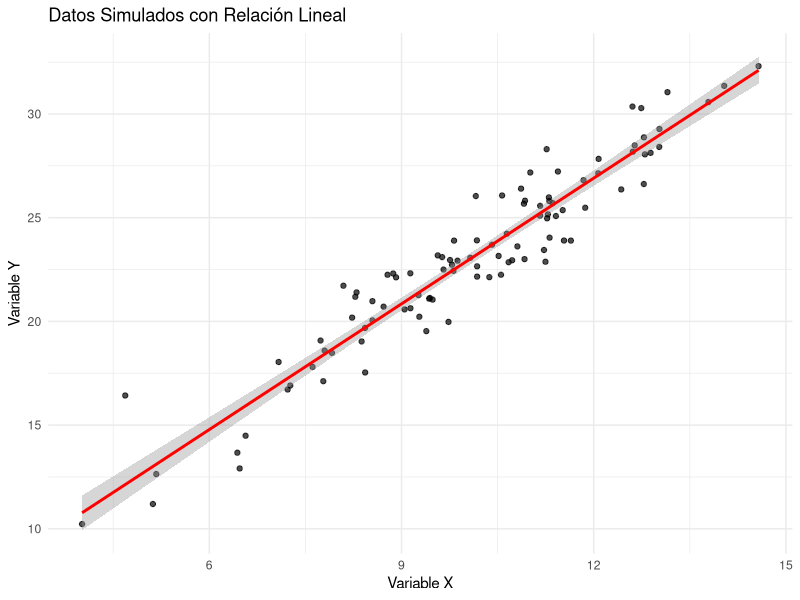
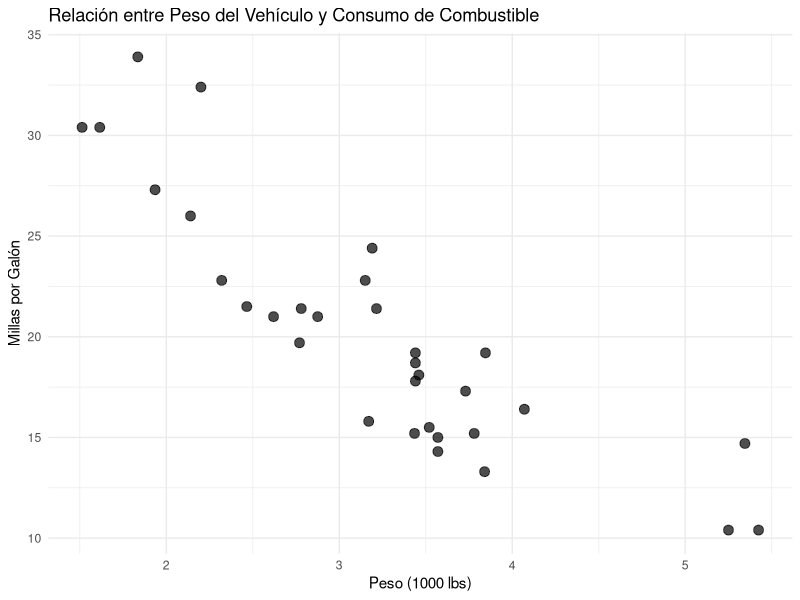
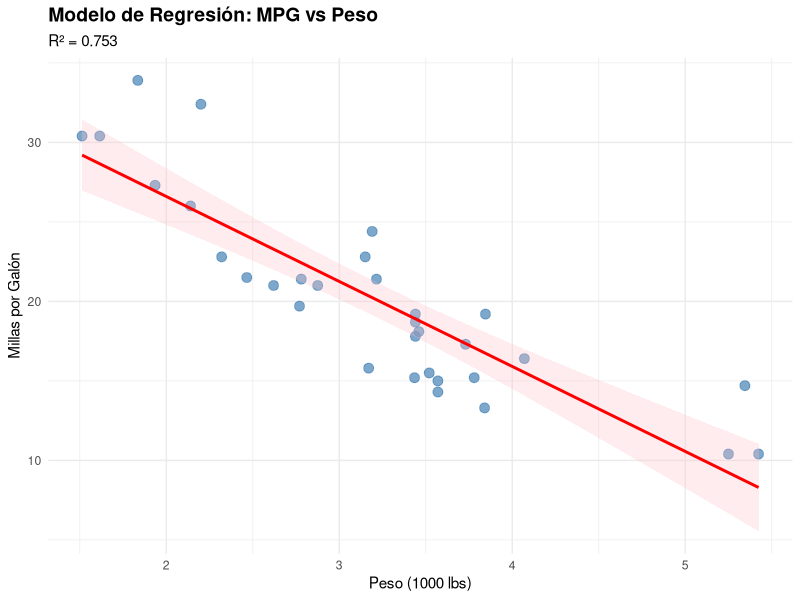
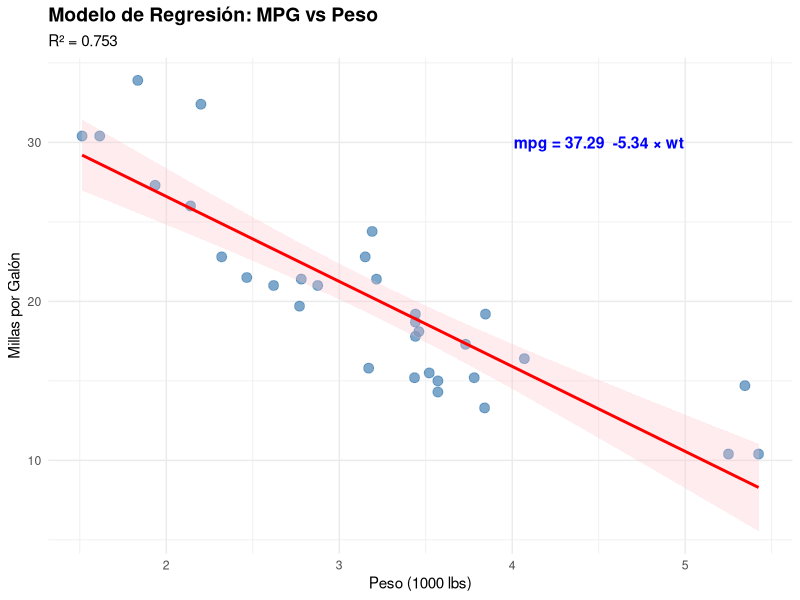
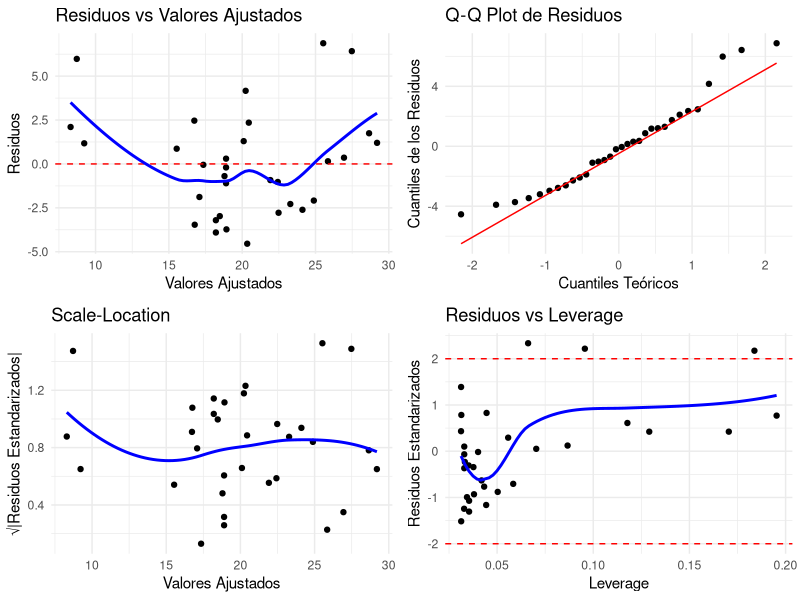
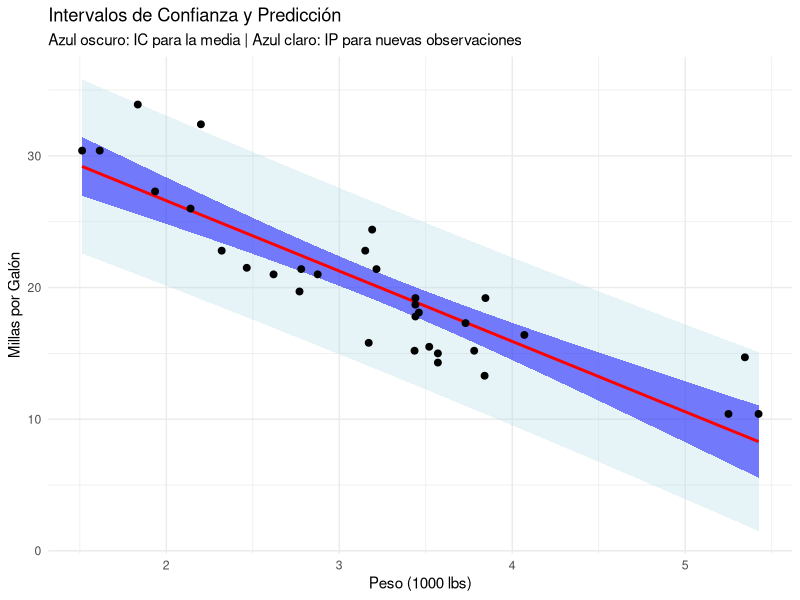
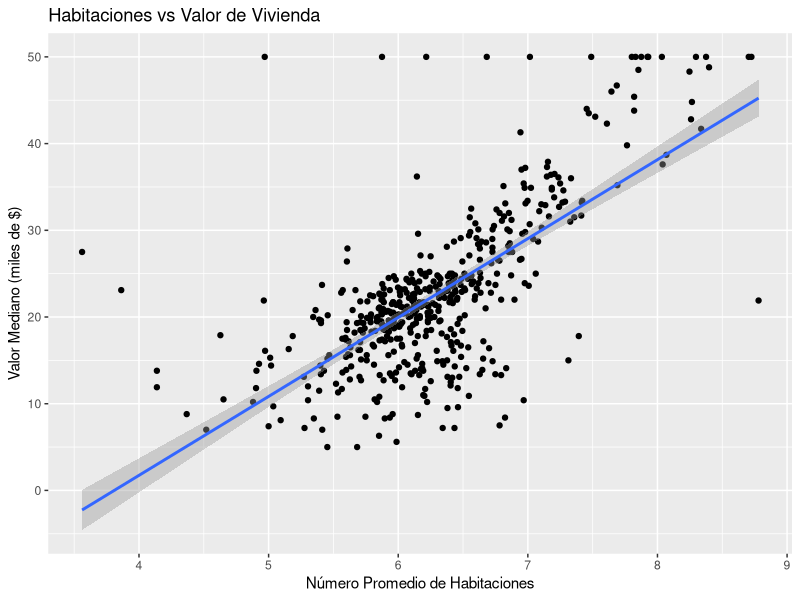

Here is the R script that generated these plots, in order:
## ---- chunk 1
# Cargar librerías necesarias
library(tidyverse)
library(MASS)
library(car)        # Para diagnósticos avanzados
library(broom)      # Para resultados ordenados
library(ggplot2)
library(gridExtra)  # Para múltiples gráficos

set.seed(42)  # Para reproducibilidad
## ---- chunk 2
# Generar datos simulados
n <- 100
x <- rnorm(n, mean = 10, sd = 2)
y <- 3 + 2*x + rnorm(n, mean = 0, sd = 1.5)  # Relación: y = 3 + 2x + error

# Crear dataframe
datos_sim <- data.frame(x = x, y = y)

# Visualizar los datos
ggplot(datos_sim, aes(x = x, y = y)) +
  geom_point(alpha = 0.7) +
  geom_smooth(method = "lm", se = TRUE, color = "red") +
  labs(title = "Datos Simulados con Relación Lineal",
       x = "Variable X", y = "Variable Y") +
  theme_minimal()

# Ajustar el modelo
modelo_sim <- lm(y ~ x, data = datos_sim)

# Resumen del modelo
summary(modelo_sim)
## ---- chunk 3
# Extraer coeficientes
coeficientes <- coef(modelo_sim)
cat("Intercepto (β₀):", round(coeficientes[1], 3), "\n")
cat("Pendiente (β₁):", round(coeficientes[2], 3), "\n")

# Interpretación:
cat("\nInterpretación:\n")
cat("- Cuando X = 0, el valor esperado de Y es", round(coeficientes[1], 3), "\n")
cat("- Por cada unidad que aumenta X, Y aumenta en promedio", round(coeficientes[2], 3), "unidades\n")

# Intervalos de confianza para los coeficientes
conf_int <- confint(modelo_sim)
print(conf_int)

# R-cuadrado
r_squared <- summary(modelo_sim)$r.squared
cat("\nR²:", round(r_squared, 3))
cat("\n", round(r_squared*100, 1), "% de la variabilidad en Y es explicada por X\n")
## ---- chunk 4
# Usar dataset mtcars
data(mtcars)

# Enfocarnos en peso (wt) y millas por galón (mpg)
ggplot(mtcars, aes(x = wt, y = mpg)) +
  geom_point(size = 3, alpha = 0.7) +
  labs(title = "Relación entre Peso del Vehículo y Consumo de Combustible",
       x = "Peso (1000 lbs)",
       y = "Millas por Galón") +
  theme_minimal()

# Correlación
correlation <- cor(mtcars$wt, mtcars$mpg)
cat("Correlación entre peso y MPG:", round(correlation, 3))
## ---- chunk 5
# Ajustar modelo de regresión
modelo_mpg <- lm(mpg ~ wt, data = mtcars)

# Resumen completo
summary(modelo_mpg)

# Usar broom para resultados más ordenados
library(broom)

# Coeficientes con estadísticas
tidy(modelo_mpg)

# Métricas del modelo
glance(modelo_mpg)
## ---- chunk 6
# Extraer elementos clave
coef_summary <- summary(modelo_mpg)$coefficients
r_squared <- summary(modelo_mpg)$r.squared
adj_r_squared <- summary(modelo_mpg)$adj.r.squared
sigma <- summary(modelo_mpg)$sigma

cat("=== ANÁLISIS DEL MODELO ===\n")
cat("Ecuación estimada: mpg =", round(coef_summary[1,1], 2), 
    " + (", round(coef_summary[2,1], 2), ") × wt\n\n")

cat("Intercepto:\n")
cat("  Valor:", round(coef_summary[1,1], 3), "\n")
cat("  Error estándar:", round(coef_summary[1,2], 3), "\n")
cat("  p-valor:", round(coef_summary[1,4], 6), "\n\n")

cat("Pendiente (peso):\n")
cat("  Valor:", round(coef_summary[2,1], 3), "\n")
cat("  Error estándar:", round(coef_summary[2,2], 3), "\n")
cat("  p-valor:", round(coef_summary[2,4], 6), "\n\n")

cat("Bondad de ajuste:\n")
cat("  R²:", round(r_squared, 3), "\n")
cat("  R² ajustado:", round(adj_r_squared, 3), "\n")
cat("  Error estándar residual:", round(sigma, 3), "\n")

# Interpretación práctica
cat("\n=== INTERPRETACIÓN PRÁCTICA ===\n")
cat("Por cada 1000 lbs adicionales de peso, el consumo disminuye en", 
    abs(round(coef_summary[2,1], 2)), "millas por galón\n")
cat("El", round(r_squared*100, 1), "% de la variación en el consumo se explica por el peso\n")
## ---- chunk 7
# Gráfico con línea de regresión y bandas de confianza
ggplot(mtcars, aes(x = wt, y = mpg)) +
  geom_point(size = 3, alpha = 0.7, color = "steelblue") +
  geom_smooth(method = "lm", se = TRUE, color = "red", fill = "pink", alpha = 0.3) +
  labs(title = "Modelo de Regresión: MPG vs Peso",
       subtitle = paste("R² =", round(r_squared, 3)),
       x = "Peso (1000 lbs)",
       y = "Millas por Galón") +
  theme_minimal() +
  theme(plot.title = element_text(size = 14, face = "bold"))

# Añadir ecuación al gráfico
eq_label <- paste("mpg =", round(coef(modelo_mpg)[1], 2), 
                  ifelse(coef(modelo_mpg)[2] >= 0, "+", ""), 
                  round(coef(modelo_mpg)[2], 2), "× wt")

last_plot() + 
  annotate("text", x = 4.5, y = 30, label = eq_label, 
           size = 4, color = "blue", fontface = "bold")
## ---- chunk 8
# Obtener residuos y valores ajustados
modelo_data <- augment(modelo_mpg)

# Gráficos de diagnóstico
p1 <- ggplot(modelo_data, aes(x = .fitted, y = .resid)) +
  geom_point() +
  geom_hline(yintercept = 0, color = "red", linetype = "dashed") +
  geom_smooth(se = FALSE, color = "blue") +
  labs(title = "Residuos vs Valores Ajustados",
       x = "Valores Ajustados", y = "Residuos") +
  theme_minimal()

p2 <- ggplot(modelo_data, aes(sample = .resid)) +
  stat_qq() +
  stat_qq_line(color = "red") +
  labs(title = "Q-Q Plot de Residuos",
       x = "Cuantiles Teóricos", y = "Cuantiles de los Residuos") +
  theme_minimal()

p3 <- ggplot(modelo_data, aes(x = .fitted, y = sqrt(abs(.std.resid)))) +
  geom_point() +
  geom_smooth(se = FALSE, color = "blue") +
  labs(title = "Scale-Location",
       x = "Valores Ajustados", y = "√|Residuos Estandarizados|") +
  theme_minimal()

p4 <- ggplot(modelo_data, aes(x = .hat, y = .std.resid)) +
  geom_point() +
  geom_smooth(se = FALSE, color = "blue") +
  geom_hline(yintercept = c(-2, 2), color = "red", linetype = "dashed") +
  labs(title = "Residuos vs Leverage",
       x = "Leverage", y = "Residuos Estandarizados") +
  theme_minimal()

# Mostrar los 4 gráficos
grid.arrange(p1, p2, p3, p4, ncol = 2)
## ---- chunk 9
# Test de normalidad de residuos (Shapiro-Wilk)
shapiro_test <- shapiro.test(residuals(modelo_mpg))
cat("Test de Shapiro-Wilk para normalidad de residuos:\n")
cat("p-valor:", round(shapiro_test$p.value, 4), "\n")
if(shapiro_test$p.value > 0.05) {
  cat("Conclusión: No se rechaza normalidad (p > 0.05)\n\n")
} else {
  cat("Conclusión: Se rechaza normalidad (p ≤ 0.05)\n\n")
}

# Test de homocedasticidad (Breusch-Pagan)
library(lmtest)
bp_test <- bptest(modelo_mpg)
cat("Test de Breusch-Pagan para homocedasticidad:\n")
cat("p-valor:", round(bp_test$p.value, 4), "\n")
if(bp_test$p.value > 0.05) {
  cat("Conclusión: No se rechaza homocedasticidad (p > 0.05)\n\n")
} else {
  cat("Conclusión: Se rechaza homocedasticidad (p ≤ 0.05)\n\n")
}

# Identificar puntos influyentes
influence_measures <- influence.measures(modelo_mpg)
summary(influence_measures)

# Distancia de Cook
cook_distances <- cooks.distance(modelo_mpg)
influential_points <- which(cook_distances > 4/nrow(mtcars))
cat("Puntos potencialmente influyentes (Cook's D > 4/n):\n")
print(rownames(mtcars)[influential_points])
## ---- chunk 10
# Predicciones para nuevos valores
nuevos_pesos <- data.frame(wt = c(2.5, 3.0, 3.5, 4.0, 4.5))

# Predicción puntual
predicciones <- predict(modelo_mpg, newdata = nuevos_pesos)

# Intervalos de confianza para la media
ic_media <- predict(modelo_mpg, newdata = nuevos_pesos, interval = "confidence")

# Intervalos de predicción para nuevas observaciones
ic_prediccion <- predict(modelo_mpg, newdata = nuevos_pesos, interval = "prediction")

# Crear tabla de resultados
tabla_predicciones <- data.frame(
  Peso = nuevos_pesos$wt,
  MPG_Predicho = round(predicciones, 2),
  IC_Inferior_Media = round(ic_media[,2], 2),
  IC_Superior_Media = round(ic_media[,3], 2),
  IP_Inferior = round(ic_prediccion[,2], 2),
  IP_Superior = round(ic_prediccion[,3], 2)
)

print(tabla_predicciones)
## ---- chunk 11
# Crear secuencia fina de valores para graficar
wt_seq <- seq(min(mtcars$wt), max(mtcars$wt), length.out = 100)
pred_data <- data.frame(wt = wt_seq)

# Calcular intervalos
pred_conf <- predict(modelo_mpg, newdata = pred_data, interval = "confidence")
pred_pred <- predict(modelo_mpg, newdata = pred_data, interval = "prediction")

# Combinar datos
plot_data <- data.frame(
  wt = wt_seq,
  fit = pred_conf[,1],
  conf_lwr = pred_conf[,2],
  conf_upr = pred_conf[,3],
  pred_lwr = pred_pred[,2],
  pred_upr = pred_pred[,3]
)

# Gráfico con intervalos
ggplot() +
  # Intervalos de predicción (más amplios)
  geom_ribbon(data = plot_data, aes(x = wt, ymin = pred_lwr, ymax = pred_upr),
              fill = "lightblue", alpha = 0.3) +
  # Intervalos de confianza (más estrechos)
  geom_ribbon(data = plot_data, aes(x = wt, ymin = conf_lwr, ymax = conf_upr),
              fill = "blue", alpha = 0.5) +
  # Línea de regresión
  geom_line(data = plot_data, aes(x = wt, y = fit), color = "red", size = 1) +
  # Puntos originales
  geom_point(data = mtcars, aes(x = wt, y = mpg), size = 2) +
  labs(title = "Intervalos de Confianza y Predicción",
       subtitle = "Azul oscuro: IC para la media | Azul claro: IP para nuevas observaciones",
       x = "Peso (1000 lbs)", y = "Millas por Galón") +
  theme_minimal()
## ---- chunk 12
# Cargar dataset Boston
data(Boston)

# Analizar la relación entre 'rm' (número promedio de habitaciones) 
# y 'medv' (valor mediano de las viviendas)

# Tareas:
# 1. Crear un scatterplot de rm vs medv
# 2. Ajustar un modelo de regresión lineal simple
# 3. Interpretar los coeficientes
# 4. Calcular R² y su interpretación
# 5. Verificar supuestos con gráficos de diagnóstico

# Tu código aquí:
# Ejemplo de inicio:
ggplot(Boston, aes(x = rm, y = medv)) +
  geom_point() +
  geom_smooth(method = "lm") +
  labs(title = "Habitaciones vs Valor de Vivienda",
       x = "Número Promedio de Habitaciones", 
       y = "Valor Mediano (miles de $)")

# Continúa el análisis...
## ---- chunk 13
# Crear tu propio dataset
set.seed(123)
n <- 50

# Ejemplo: Relación entre horas de estudio y calificación
horas_estudio <- runif(n, min = 0, max = 10)
calificacion <- 60 + 3.5*horas_estudio + rnorm(n, mean = 0, sd = 5)

datos_estudio <- data.frame(
  horas = horas_estudio,
  calificacion = pmax(0, pmin(100, calificacion))  # Limitar entre 0 y 100
)

# Tareas:
# 1. Ajustar modelo de regresión
# 2. Interpretar el coeficiente de 'horas'
# 3. ¿Cuál sería la calificación esperada para un estudiante que estudia 6 horas?
# 4. Crear gráfico con intervalos de confianza

# Tu código aquí:
## ---- chunk 14
# Usar el dataset cars (velocidad vs distancia de frenado)
data(cars)

# Ajustar dos modelos:
# Modelo 1: dist ~ speed
# Modelo 2: sqrt(dist) ~ speed

# Tareas:
# 1. Ajustar ambos modelos
# 2. Comparar R²
# 3. Comparar gráficos de residuos
# 4. ¿Qué transformación mejora el ajuste?

# Tu código aquí:
